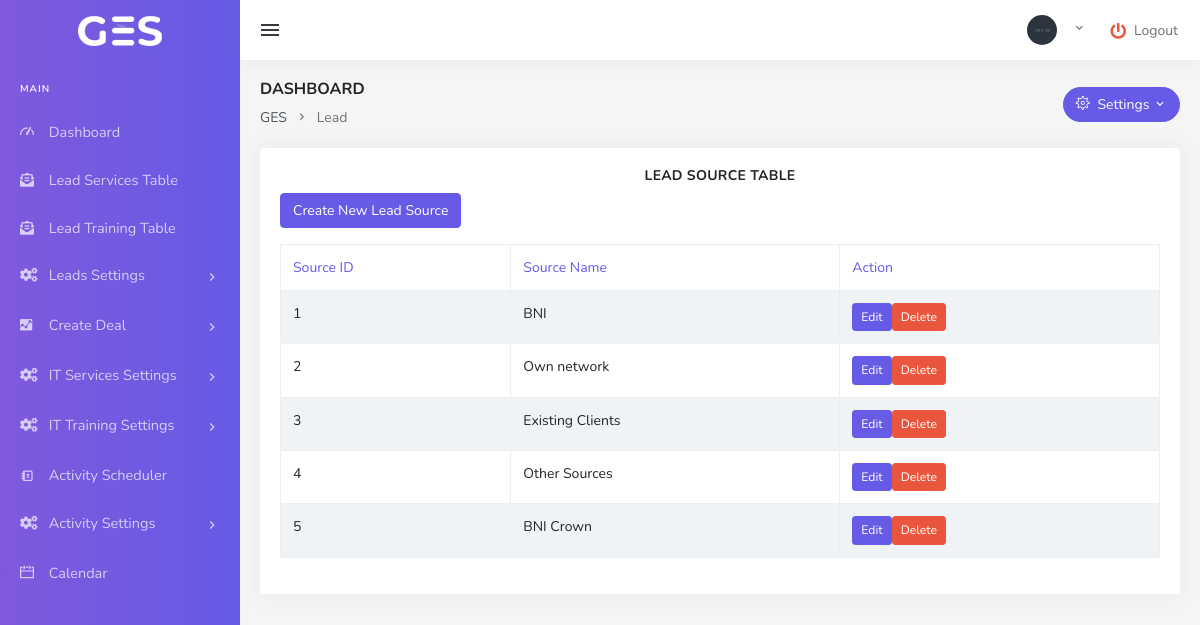
Screenshot of /index.php/admin/lead_source with the database file from the repository.
### tables this page shows
CREATE TABLE `lead_source` (
  `source_id` int(11) NOT NULL,
  `source_name` varchar(255) NOT NULL
);

### application/controllers/Admin.php (called while the page is built, shortened)
<?php
class Admin extends CI_Controller {
	public function __construct() {
        $this->load->model('Lead_model');
        $this->load->model('lead_source_model');
        $this->load->model('lead_status_model');
        $this->load->model('LeadServicesRequired_model');
        $this->load->model('Line_of_business_model');
        $this->load->model('It_service_model');
    }
    public function lead_source() {
          $data['lead_sources'] = $this->lead_source_model->get_all_lead_sources();
        $this->load->view('admin/lead_source', $data);
    }
}
?>

### index.php (called while the page is built, shortened)
<?php
require_once BASEPATH.'core/CodeIgniter.php';

### application/models/Lead_source_model.php (called while the page is built, shortened)
<?php
class Lead_source_model extends CI_Model {
    public function get_all_lead_sources() {
        return $this->db->get('lead_source')->result();
    }
}
?>

### application/views/admin/lead_source.php (the view, shortened to what this page needs)
<div class="page-title-box">
                            <div class="row align-items-center">
                                <div class="col-md-8">
                                    <h6 class="page-title">Dashboard</h6>
                                    <ol class="breadcrumb m-0">
                                        <li class="breadcrumb-item"><a href="<?php echo base_url();?>#">GES</a></li>
                                        <li class="breadcrumb-item active" aria-current="page">Lead</li>
                                    </ol>
                                </div>
                                <div class="col-md-4">
                                    <div class="float-end d-none d-md-block">
                                        <div class="dropdown">
                                            <button class="btn btn-primary btn-rounded dropdown-toggle" type="button" id="dropdownMenuButton" data-bs-toggle="dropdown" aria-expanded="false">
                                                <i class="ti-settings me-1"></i> Settings <i class="mdi mdi-chevron-down"></i>
                                            </button>
                                        </div>
                                    </div>
                                </div>
                            </div>
</div>
<div class="row">
                            <div class="col-12">
                                <div class="card">
                                    <div class="card-body">
                                    <div class="text-center">
    <h4 class="card-title">Lead Source Table</h4>
    </div>
    <a href="<?php echo base_url('admin/create'); ?>" class="btn btn-primary mb-3 ">Create New Lead Source</a>
    <table id="datatable-buttons" class="table table-striped table-bordered dt-responsive nowrap" style="border-collapse: collapse; border-spacing: 0; width: 100%;">
                                            <thead>
                                            <tr>
            <th>Source ID</th>
            <th>Source Name</th>
            <th>Action</th>
        </tr>
            </thead>
            <tbody>
            <?php
             $counter = 1;
             foreach ($lead_sources as $lead_source) { ?>
            <tr>
            <td><?php echo $counter; ?></td>
                <td><?php echo $lead_source->source_name; ?></td>
                <td><a href="<?php echo base_url('admin/update/'.$lead_source->source_id); ?>"  class="btn btn-primary btn-sm">Edit</a><a href="<?php echo base_url('admin/delete/'.$lead_source->source_id); ?>"  class="btn btn-danger btn-sm" onclick="return confirm('Are you sure you want to delete this lead source?');">Delete</a></td>
            </tr>
        <?php
          $counter++;
     } ?>
</tbody>
                                        </table>
                                        </div>
                                    </div>
                                </div>
                            </div>

### application/views/admin/lead_source.php (style rules this page uses)
th { color: #655be6; }

### rows the page displays
lead_source: source_name "BNI"
lead_source: source_name "Own network"
lead_source: source_name "Existing Clients"
lead_source: source_name "Other Sources"
lead_source: source_name "BNI Crown"
